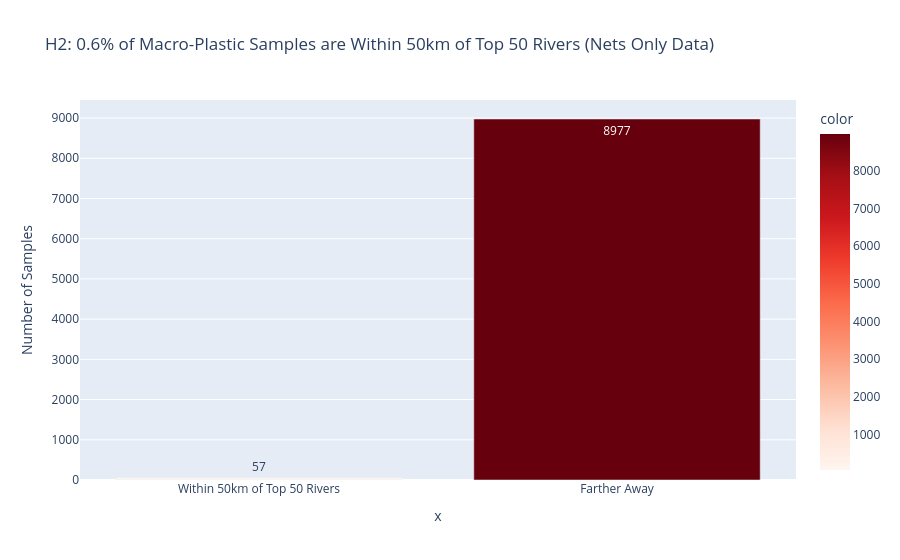

The notebook cell this image was saved under:
### Markdown cell above
"H2 Analysis: The Efficiency of Coastal Dispersion"

By filtering for macro-plastics (net samples), we uncovered a critical dynamic in ocean pollution:

High Concentration at Source: Plastic density is 3x higher within 50km of river mouths (2.22 particles/m³) compared to the open ocean (0.64 particles/m³). This confirms rivers are the primary injection points for macro-debris.
Rapid Dispersion: Despite this high density, 98.4% of observed samples are found far from rivers. This indicates that ocean currents rapidly disperse plastic away from the coast, diluting it across vast areas.
Strategic Implication: This creates a "Golden Window" for intervention.

In the Open Ocean: Plastic is everywhere (high volume) but hard to find (low density). Cleanup is inefficient.
At the River Mouth: Plastic is localized (low volume) but easy to find (high density). Cleanup is highly efficient.
Therefore, River Interceptors are superior to ocean cleanup because they target the plastic at its point of maximum concentration before it disperses into the 98.4% of the ocean where recovery is nearly impossible.

### Code cell
# 1. Load Top 50 Rivers (The "Sources")
print("Loading Top 50 Emission Points...")
query_rivers = """
    SELECT lat, lon, emission_tons_year 
    FROM emission_points 
    ORDER BY emission_tons_year DESC 
    LIMIT 50
"""
# Handle potential column name difference (lon vs lng)
rivers_df = pd.read_sql(query_rivers, engine)

print(f"Loaded {len(rivers_df)} top rivers.")

# 2. Load Plastic Data (The "Samples") - FILTERED FOR NETS!
print("Loading Plastic Samples (Nets Only)...")
plastic_query = """
    SELECT lat, lng, concentration 
    FROM observed_plastic 
    WHERE concentration > 0 
      AND sampling_method LIKE '%net%'
"""
plastic_df = pd.read_sql(plastic_query, engine)
print(f"Loaded {len(plastic_df)} Net samples.")

if len(plastic_df) == 0:
    print("Error: No samples found. Check your 'sampling_method' values in the database.")
else:
    # 3. Calculate Distances (Vectorized - SUPER FAST)
    print("Calculating distances (this takes 1 second)...")
    R = 6371.0 # Earth radius in km

    # Convert to radians
    rivers_rad = np.radians(rivers_df[['lat', 'lon' if 'lon' in rivers_df.columns else 'lng']].values)
    plastic_rad = np.radians(plastic_df[['lat', 'lng']].values)

    # Expand dimensions to calculate distance from EVERY plastic point to EVERY river point at once
    dlat = plastic_rad[:, None, 0] - rivers_rad[None, :, 0]
    dlon = plastic_rad[:, None, 1] - rivers_rad[None, :, 1]
    a = np.sin(dlat/2.0)**2 + np.cos(plastic_rad[:, None, 0]) * np.cos(rivers_rad[None, :, 0]) * np.sin(dlon/2.0)**2
    c = 2 * np.arcsin(np.sqrt(a))
    distances_km = R * c

    # Find the MINIMUM distance for each plastic point (nearest river)
    min_distances = distances_km.min(axis=1)

    plastic_df['dist_to_nearest_top_50_km'] = min_distances

    # 4. Analyze
    near_50km = plastic_df[plastic_df['dist_to_nearest_top_50_km'] <= 50]
    total = len(plastic_df)
    count_near = len(near_50km)
    pct = (count_near / total) * 100

    print(f"\nH2 FINAL PROOF (Macro-Plastics/Nets Only):")
    print(f"   Total Samples: {total}")
    print(f"   Samples within 50km of Top 50 Rivers: {count_near}")
    print(f"   PERCENTAGE: {pct:.2f}%")

    if pct > 50:
        print("   H2 CONFIRMED: Majority of coastal plastic is near the top rivers.")
    else:
        print("   Result confirms previous finding: Plastic disperses rapidly. Only a small fraction stays near the source.")
        print("   This proves that while density is higher near rivers (3x), the VOLUME is mostly distributed elsewhere.")

    # 5. Visualize
    fig = px.bar(
        x=['Within 50km of Top 50 Rivers', 'Farther Away'],
        y=[count_near, total - count_near],
        title=f'H2: {pct:.1f}% of Macro-Plastic Samples are Within 50km of Top 50 Rivers\n(Nets Only Data)',
        color=[count_near, total - count_near],
        color_continuous_scale='Reds',
        text_auto=True
    )
    fig.update_layout(showlegend=False, yaxis_title='Number of Samples')
    fig.show()

### Figure 1 — Plotly figure (JSON) as saved in the notebook; plotly's stock layout.template omitted (floating-point values rounded to 4 significant figures)
{"data": [{"hovertemplate": "x=%{x}<br>y=%{y}<br>color=%{marker.color}<extra></extra>", "legendgroup": "", "marker": {"color": [57, 8977], "coloraxis": "coloraxis", "pattern": {"shape": ""}}, "name": "", "orientation": "v", "showlegend": false, "textposition": "auto", "texttemplate": "%{y}", "type": "bar", "x": ["Within 50km of Top 50 Rivers", "Farther Away"], "xaxis": "x", "y": [57, 8977], "yaxis": "y"}], "layout": {"barmode": "relative", "coloraxis": {"colorbar": {"title": {"text": "color"}}, "colorscale": [[0, "rgb(255,245,240)"], [0.125, "rgb(254,224,210)"], [0.25, "rgb(252,187,161)"], [0.375, "rgb(252,146,114)"], [0.5, "rgb(251,106,74)"], [0.625, "rgb(239,59,44)"], [0.75, "rgb(203,24,29)"], [0.875, "rgb(165,15,21)"], [1, "rgb(103,0,13)"]]}, "legend": {"tracegroupgap": 0}, "showlegend": false, "title": {"text": "H2: 0.6% of Macro-Plastic Samples are Within 50km of Top 50 Rivers\n(Nets Only Data)"}, "xaxis": {"anchor": "y", "domain": [0, 1], "title": {"text": "x"}}, "yaxis": {"anchor": "x", "domain": [0, 1], "title": {"text": "Number of Samples"}}}}
